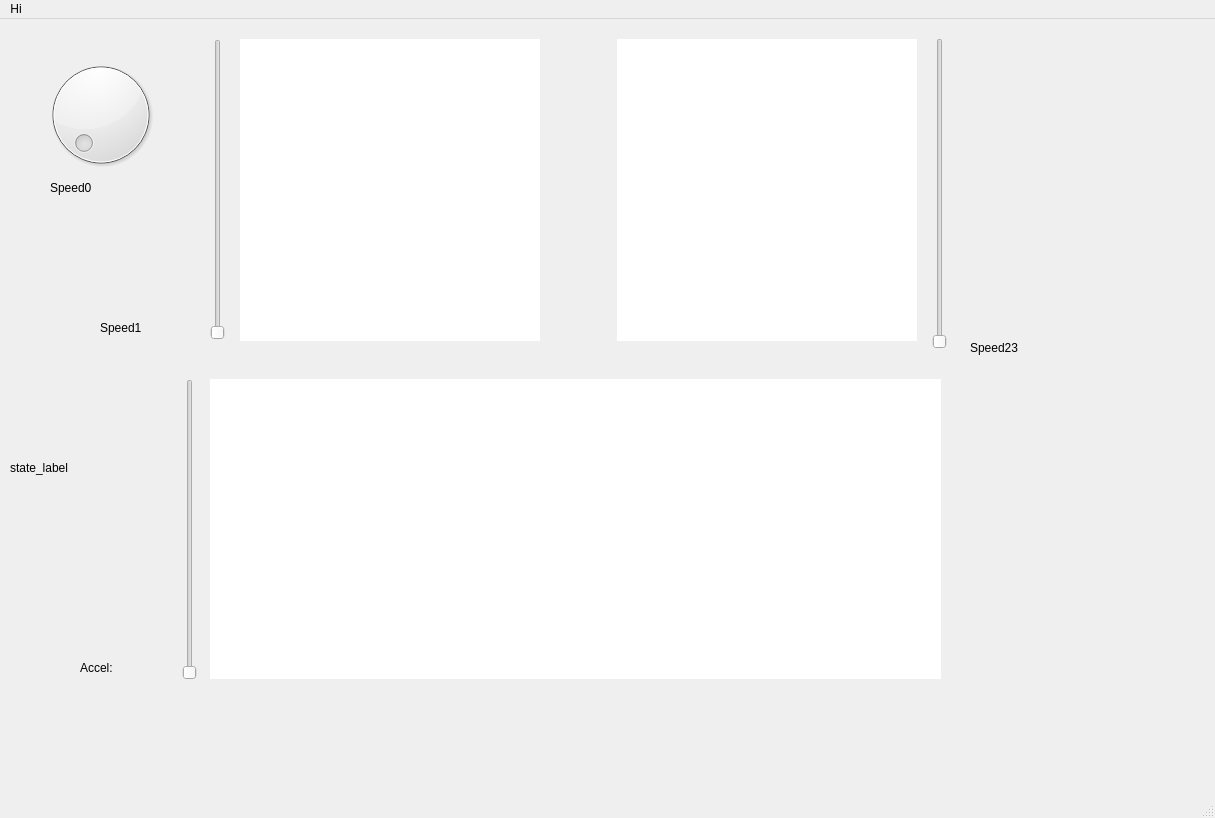
<?xml version="1.0" encoding="UTF-8"?>
<ui version="4.0">
 <class>MainWindow</class>
 <widget class="QMainWindow" name="MainWindow">
  <property name="geometry">
   <rect>
    <x>0</x>
    <y>0</y>
    <width>1215</width>
    <height>818</height>
   </rect>
  </property>
  <property name="windowTitle">
   <string>Hello</string>
  </property>
  <widget class="QWidget" name="centralwidget">
   <widget class="PlotWidget" name="linear_plot_widget" native="true">
    <property name="geometry">
     <rect>
      <x>210</x>
      <y>360</y>
      <width>731</width>
      <height>300</height>
     </rect>
    </property>
    <property name="sizePolicy">
     <sizepolicy hsizetype="Preferred" vsizetype="Preferred">
      <horstretch>0</horstretch>
      <verstretch>0</verstretch>
     </sizepolicy>
    </property>
    <property name="minimumSize">
     <size>
      <width>300</width>
      <height>300</height>
     </size>
    </property>
    <property name="sizeIncrement">
     <size>
      <width>1</width>
      <height>1</height>
     </size>
    </property>
    <property name="styleSheet">
     <string notr="true">background-color: rgb(255, 255, 255);</string>
    </property>
   </widget>
   <widget class="QLabel" name="state_label">
    <property name="geometry">
     <rect>
      <x>10</x>
      <y>440</y>
      <width>81</width>
      <height>17</height>
     </rect>
    </property>
    <property name="text">
     <string>state_label</string>
    </property>
   </widget>
   <widget class="QWidget" name="layoutWidget">
    <property name="geometry">
     <rect>
      <x>240</x>
      <y>20</y>
      <width>677</width>
      <height>302</height>
     </rect>
    </property>
    <layout class="QHBoxLayout" name="horizontalLayout">
     <item>
      <widget class="PlotWidget" name="radial_left" native="true">
       <property name="sizePolicy">
        <sizepolicy hsizetype="Preferred" vsizetype="Preferred">
         <horstretch>0</horstretch>
         <verstretch>0</verstretch>
        </sizepolicy>
       </property>
       <property name="minimumSize">
        <size>
         <width>300</width>
         <height>300</height>
        </size>
       </property>
       <property name="sizeIncrement">
        <size>
         <width>1</width>
         <height>1</height>
        </size>
       </property>
       <property name="styleSheet">
        <string notr="true">background-color: rgb(255, 255, 255);</string>
       </property>
      </widget>
     </item>
     <item>
      <spacer name="horizontalSpacer">
       <property name="orientation">
        <enum>Qt::Orientation::Horizontal</enum>
       </property>
       <property name="sizeType">
        <enum>QSizePolicy::Policy::MinimumExpanding</enum>
       </property>
       <property name="sizeHint" stdset="0">
        <size>
         <width>63</width>
         <height>20</height>
        </size>
       </property>
      </spacer>
     </item>
     <item>
      <widget class="PlotWidget" name="radial_right" native="true">
       <property name="sizePolicy">
        <sizepolicy hsizetype="Preferred" vsizetype="Preferred">
         <horstretch>0</horstretch>
         <verstretch>0</verstretch>
        </sizepolicy>
       </property>
       <property name="minimumSize">
        <size>
         <width>300</width>
         <height>300</height>
        </size>
       </property>
       <property name="sizeIncrement">
        <size>
         <width>1</width>
         <height>1</height>
        </size>
       </property>
       <property name="styleSheet">
        <string notr="true">background-color: rgb(255, 255, 255);</string>
       </property>
      </widget>
     </item>
    </layout>
   </widget>
   <widget class="QSlider" name="speed1_scale_slider">
    <property name="geometry">
     <rect>
      <x>210</x>
      <y>20</y>
      <width>16</width>
      <height>301</height>
     </rect>
    </property>
    <property name="maximum">
     <number>40000</number>
    </property>
    <property name="singleStep">
     <number>100</number>
    </property>
    <property name="orientation">
     <enum>Qt::Orientation::Vertical</enum>
    </property>
   </widget>
   <widget class="QSlider" name="speed23_scale_slider">
    <property name="geometry">
     <rect>
      <x>930</x>
      <y>19</y>
      <width>20</width>
      <height>311</height>
     </rect>
    </property>
    <property name="maximum">
     <number>40000</number>
    </property>
    <property name="singleStep">
     <number>100</number>
    </property>
    <property name="orientation">
     <enum>Qt::Orientation::Vertical</enum>
    </property>
   </widget>
   <widget class="QSlider" name="acceleration_slider">
    <property name="geometry">
     <rect>
      <x>180</x>
      <y>360</y>
      <width>20</width>
      <height>301</height>
     </rect>
    </property>
    <property name="minimum">
     <number>4000</number>
    </property>
    <property name="maximum">
     <number>200000</number>
    </property>
    <property name="singleStep">
     <number>500</number>
    </property>
    <property name="orientation">
     <enum>Qt::Orientation::Vertical</enum>
    </property>
   </widget>
   <widget class="QLabel" name="speed1_label">
    <property name="geometry">
     <rect>
      <x>100</x>
      <y>300</y>
      <width>91</width>
      <height>17</height>
     </rect>
    </property>
    <property name="text">
     <string>Speed1</string>
    </property>
   </widget>
   <widget class="QLabel" name="speed23_label">
    <property name="geometry">
     <rect>
      <x>970</x>
      <y>320</y>
      <width>101</width>
      <height>17</height>
     </rect>
    </property>
    <property name="text">
     <string>Speed23</string>
    </property>
   </widget>
   <widget class="QLabel" name="acceleration_label">
    <property name="geometry">
     <rect>
      <x>80</x>
      <y>640</y>
      <width>91</width>
      <height>17</height>
     </rect>
    </property>
    <property name="text">
     <string>Accel:</string>
    </property>
   </widget>
   <widget class="QDial" name="speed0_scale_dial">
    <property name="geometry">
     <rect>
      <x>40</x>
      <y>30</y>
      <width>121</width>
      <height>131</height>
     </rect>
    </property>
    <property name="maximum">
     <number>50000</number>
    </property>
    <property name="singleStep">
     <number>100</number>
    </property>
   </widget>
   <widget class="QLabel" name="speed0_label">
    <property name="geometry">
     <rect>
      <x>50</x>
      <y>160</y>
      <width>91</width>
      <height>17</height>
     </rect>
    </property>
    <property name="text">
     <string>Speed0</string>
    </property>
   </widget>
  </widget>
  <widget class="QMenuBar" name="menubar">
   <property name="geometry">
    <rect>
     <x>0</x>
     <y>0</y>
     <width>1215</width>
     <height>22</height>
    </rect>
   </property>
   <widget class="QMenu" name="menuHi">
    <property name="title">
     <string>Hi</string>
    </property>
   </widget>
   <addaction name="menuHi"/>
  </widget>
  <widget class="QStatusBar" name="statusbar"/>
 </widget>
 <customwidgets>
  <customwidget>
   <class>PlotWidget</class>
   <extends>QWidget</extends>
   <header>pyqtgraph</header>
   <container>1</container>
  </customwidget>
 </customwidgets>
 <resources/>
 <connections/>
</ui>
